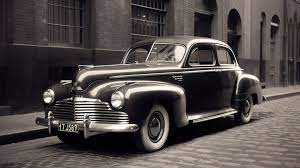
%> input picture car.jpeg, 300 x 168 px
$ octave H_germe.m   (GNU Octave 9; MATLAB toolbox functions it lacks are replaced by stand-ins)
%> lines starting %> are read from the running program, lines starting %| are printed output that depends on the picture
close all; clear; clc;

%% reading the original image and showing its histogram
imageOriginal = imread('car.jpeg'); % reading the image
%> imageOriginal is the input picture: size 168x300x3 uint8; mean R, G, B 82.4, 74, 73.3
imshow(imageOriginal);title('Orijinal Resim');
figure
imhist(imageOriginal);title('Orijinal Histogram');
%> after `title('Orijinal Histogram')`:
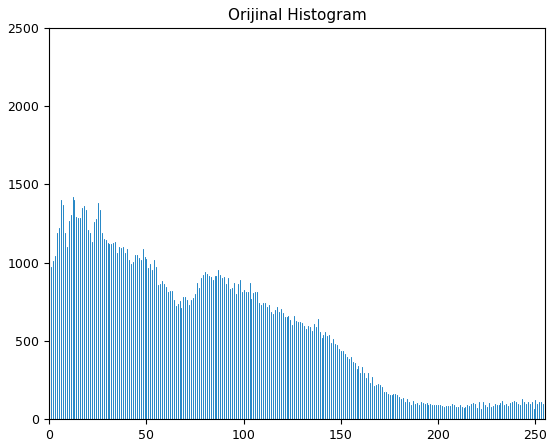
%> figure redrawn from the program's plot data; highest point at x = 0, y = 2241


%% Histogram Germe
[h,w] = size(imageOriginal); % height and width
%> h = 168; w = 900
imageOut = zeros(0,0,'uint8'); % creating zero image

yeni_min = 0; yeni_max = 255;
eski_min = 0; eski_max = 0; % intializing

% computes a global threshold from grayscale image
esik_degeri = graythresh(imageOriginal)*255;  % 0.4941*255 = 126
%> esik_degeri = 86


for i = 1 : h
    for j = 1 : w
        if (imageOriginal(i,j) <= esik_degeri && imageOriginal(i,j) ~= 0 )
            eski_min = imageOriginal(i,j);
        end
        if (imageOriginal(i,j) > esik_degeri && imageOriginal(i,j) ~= 255 )
            eski_max = imageOriginal(i,j);
        end
    end
end
%> after the loop, eski_max = 90; eski_min = 71


for i = 1:h
    for j = 1:w
       imageOut(i,j) = ((yeni_max - yeni_min)/(eski_max - eski_min)) * (imageOriginal(i,j) - eski_min) + yeni_min;
    end
end
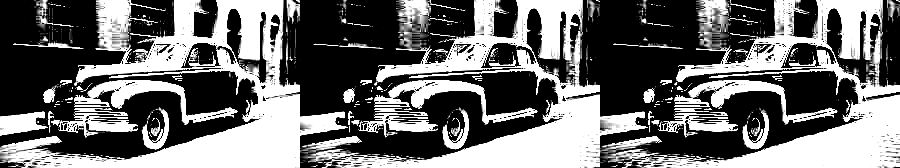
%> imageOut: size 168x900 uint8; min 0, max 255, mean 109.4

figure
imshow(imageOut);title('Germe Resimi');
figure
imhist(imageOut);title('Histogram Germe');
%> after `title('Histogram Germe')`:
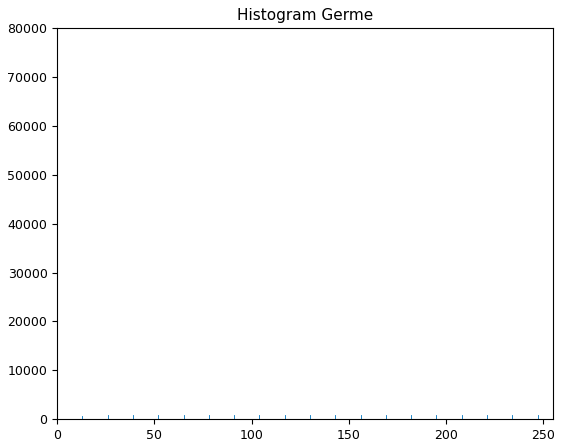
%> figure redrawn from the program's plot data; highest point at x = 0, y = 78429
